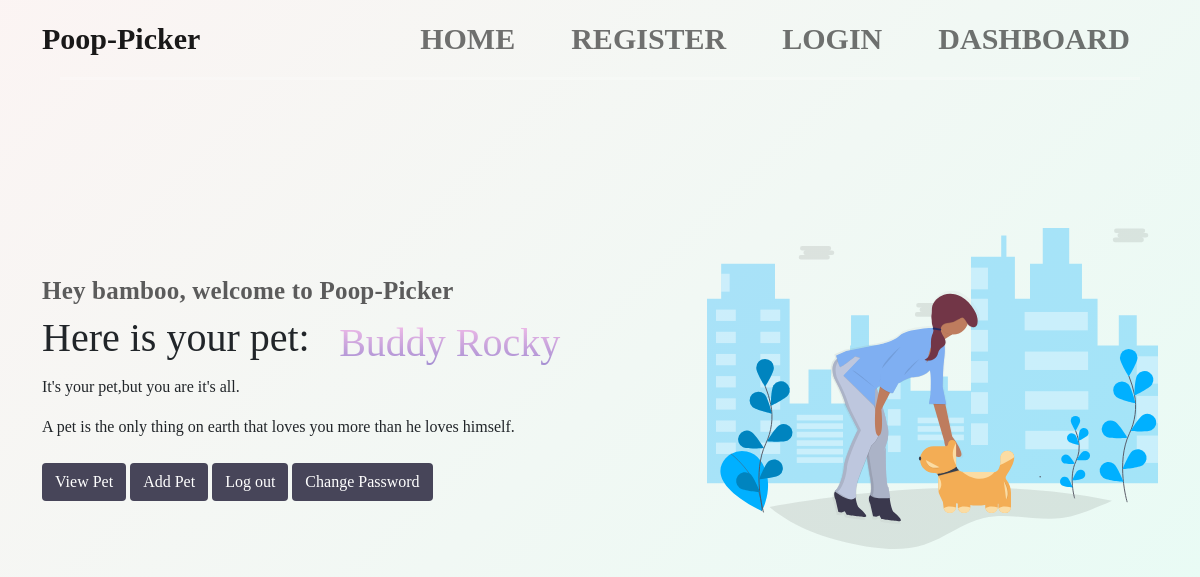
The page /dashboard (signed in) on the database its author committed.
### app/models.py (models this page shows)
class User(UserMixin, db.Model):
    id = db.Column(db.Integer, primary_key=True)
    username = db.Column(db.String(15), unique=True)
    email = db.Column(db.String(50), unique=True)
    password = db.Column(db.String(80))
    code = db.Column(db.String(15))
    notes = db.relationship('Note', backref='author')
    pets = db.relationship('Pet', secondary=families, lazy='subquery', backref=db.backref('families', lazy=True))

class Pet(db.Model):
    id = db.Column(db.Integer, primary_key=True)
    name = db.Column(db.String(15))
    type = db.Column(db.String(3))
    breed = db.Column(db.String(50))
    gender = db.Column(db.Boolean)
    sterilization = db.Column(db.Boolean)
    birthday = db.Column(db.Date)
    commemorationDay = db.Column(db.Date)
    weight = db.Column(db.Float)
    notes = db.relationship('Note', backref='protagonist')

### app/user.py (the view)
@app.route('/dashboard')
@login_required
def dashboard():
    return render_template('dashboard.html', user=current_user)

### app/user.py (called while the page is built)
@app.before_request
def before_request():
    g.user = None
    if 'user_id' in session:
        user = User.query.filter_by(id=session['user_id']).first()
        g.user = user

@login_manager.user_loader
def load_user(user_id):
    return User.query.get(int(user_id))

### app/templates/dashboard.html (shortened to what this page needs)
{% extends "base.html" %}
{% block head %}
<link rel="stylesheet" href="{{ url_for('static',filename='css/dashboard.css') }}">
<link rel="stylesheet" href="{{ url_for('static',filename='css/bootstrap.min.css') }}">
<link rel="stylesheet" href="https://cdnjs.cloudflare.com/ajax/libs/font-awesome/5.15.3/css/all.min.css" />
<link rel="stylesheet" href="{{ url_for('static',filename='css/myindex.css') }}">
{% endblock %}
{% block content %}
<section class="about full-screen d-lg-flex justify-content-center align-items-center" id="about">
    <div class="container">
        <div class="row">
            <div class="col-lg-7 col-md-12 col-12 d-flex align-items-center">
                <div class="about-text">
                    <h2 class="small-text">Hey {{ user.username }}, welcome to <span class="mobile-block">Poop-Picker</span></h2>
                    <h1 class="animated animated-text">
                        <span class="mr-2">Here is your pet:</span>
                        {% if user.pets != []%}
                        <article class="animated-info">
                            {% for pet in user.pets %}
                            <span>{{ pet.name }}</span>
                            {% endfor %}
                        </article>
                        {% else %}
                        <div class="animated-info">
                            <span class="animated-item">No pet!</span>
                        </div>
                        {% endif %}
                    </h1>
                    <p>It's your pet,but you are it's all.</p>
                        <p>A pet is the only thing on earth that loves you more than he loves himself.</p>
                    <div class="custom-btn-group mt-4">
                        <a href="/showPet" class="btn custom-btn custom-btn-bg custom-btn-link">View Pet</a>
                        <a href="/pet" class="btn custom-btn custom-btn-bg custom-btn-link">Add Pet</a>
                        <a href="/logout" class="btn custom-btn custom-btn-bg custom-btn-link">Log out</a>
                        <a href="/changePassword" class="btn custom-btn custom-btn-bg custom-btn-link">Change Password</a>
                    </div>
                </div>
            </div>
            <div class="col-lg-5 col-md-12 col-12">
                <div class="about-image svg">
                    <img src="../static/images/doggy.svg" class="img-fluid" alt="svg image">
                </div>
            </div>
        </div>
    </div>
</section>
{% endblock %}

### app/static/css/dashboard.css (style rules this page uses)
.full-screen { padding-top: 150px; padding: 8rem 0; }
.small-text { color: #5b5b5b; font-size: 25px; font-weight: bold; border-radius: 50px; letter-spacing: 0.2px; }
.custom-btn { background: #eee; color: #5b5b5b; font-weight: bold; border-radius: 50px; padding: 13px 29px; font-size: 14px; line-height: normal; overflow: hidden; transition: all 0.4s ease; }
.custom-btn.custom-btn-bg { background: #474559; color: #ffffff; }
.animated { position: relative; }
.animated-info { display: inline-block; vertical-align: top; margin-top: 5px; min-width: 260px; position: relative; }
article { background-image: linear-gradient(to top, #a18cd1 0%, #fbc2eb 100%); -webkit-background-clip: text; -webkit-text-fill-color: transparent; text-align: center; }

### app/static/css/myindex.css (style rules this page uses)
* { margin: 0; padding: 0; box-sizing: border-box; font-family: Century Gothic; }
body { background: linear-gradient(-45deg, #f3fefb, #E3FDF5, #fff3f3, #FBFFE2); background-size: 400% 400%; animation: gradient 15s ease infinite; height: 100vh; }
body { background-position: center; }

### rows shown on the page
User: username "bamboo"
Pet: name "Buddy"
Pet: name "Rocky"
